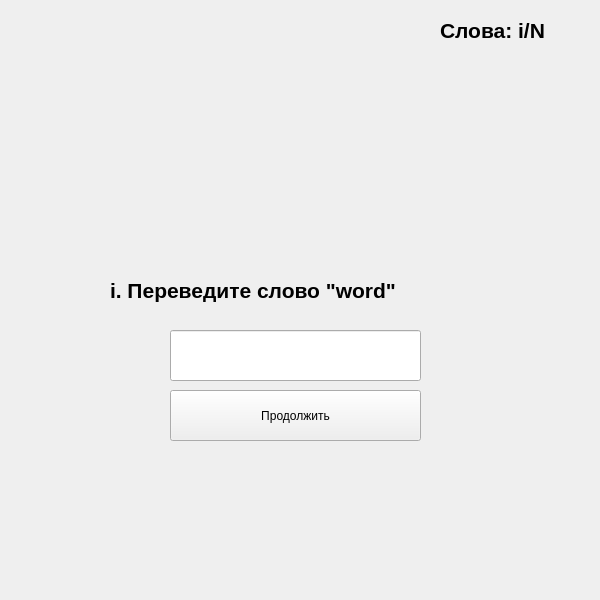
<?xml version="1.0" encoding="UTF-8"?>
<ui version="4.0">
 <class>AnswerForm</class>
 <widget class="QWidget" name="AnswerForm">
  <property name="geometry">
   <rect>
    <x>0</x>
    <y>0</y>
    <width>600</width>
    <height>600</height>
   </rect>
  </property>
  <property name="windowTitle">
   <string>Form</string>
  </property>
  <property name="styleSheet">
   <string notr="true"/>
  </property>
  <widget class="QLabel" name="wordCountLabel">
   <property name="geometry">
    <rect>
     <x>440</x>
     <y>10</y>
     <width>141</width>
     <height>41</height>
    </rect>
   </property>
   <property name="text">
    <string>&lt;html&gt;&lt;head/&gt;&lt;body&gt;&lt;p&gt;&lt;span style=&quot; font-size:16pt; font-weight:700;&quot;&gt;Слова: i/N&lt;/span&gt;&lt;/p&gt;&lt;/body&gt;&lt;/html&gt;</string>
   </property>
  </widget>
  <widget class="QLabel" name="guessWordLabel">
   <property name="geometry">
    <rect>
     <x>110</x>
     <y>270</y>
     <width>421</width>
     <height>41</height>
    </rect>
   </property>
   <property name="text">
    <string>&lt;html&gt;&lt;head/&gt;&lt;body&gt;&lt;p&gt;&lt;span style=&quot; font-size:16pt; font-weight:700;&quot;&gt;i. Переведите слово &amp;quot;word&amp;quot;&lt;/span&gt;&lt;/p&gt;&lt;/body&gt;&lt;/html&gt;</string>
   </property>
  </widget>
  <widget class="QPushButton" name="pushButton">
   <property name="geometry">
    <rect>
     <x>170</x>
     <y>390</y>
     <width>251</width>
     <height>51</height>
    </rect>
   </property>
   <property name="text">
    <string>Продолжить</string>
   </property>
  </widget>
  <widget class="QLineEdit" name="plainTextEdit">
   <property name="geometry">
    <rect>
     <x>170</x>
     <y>330</y>
     <width>251</width>
     <height>51</height>
    </rect>
   </property>
  </widget>
 </widget>
 <resources/>
 <connections/>
</ui>
